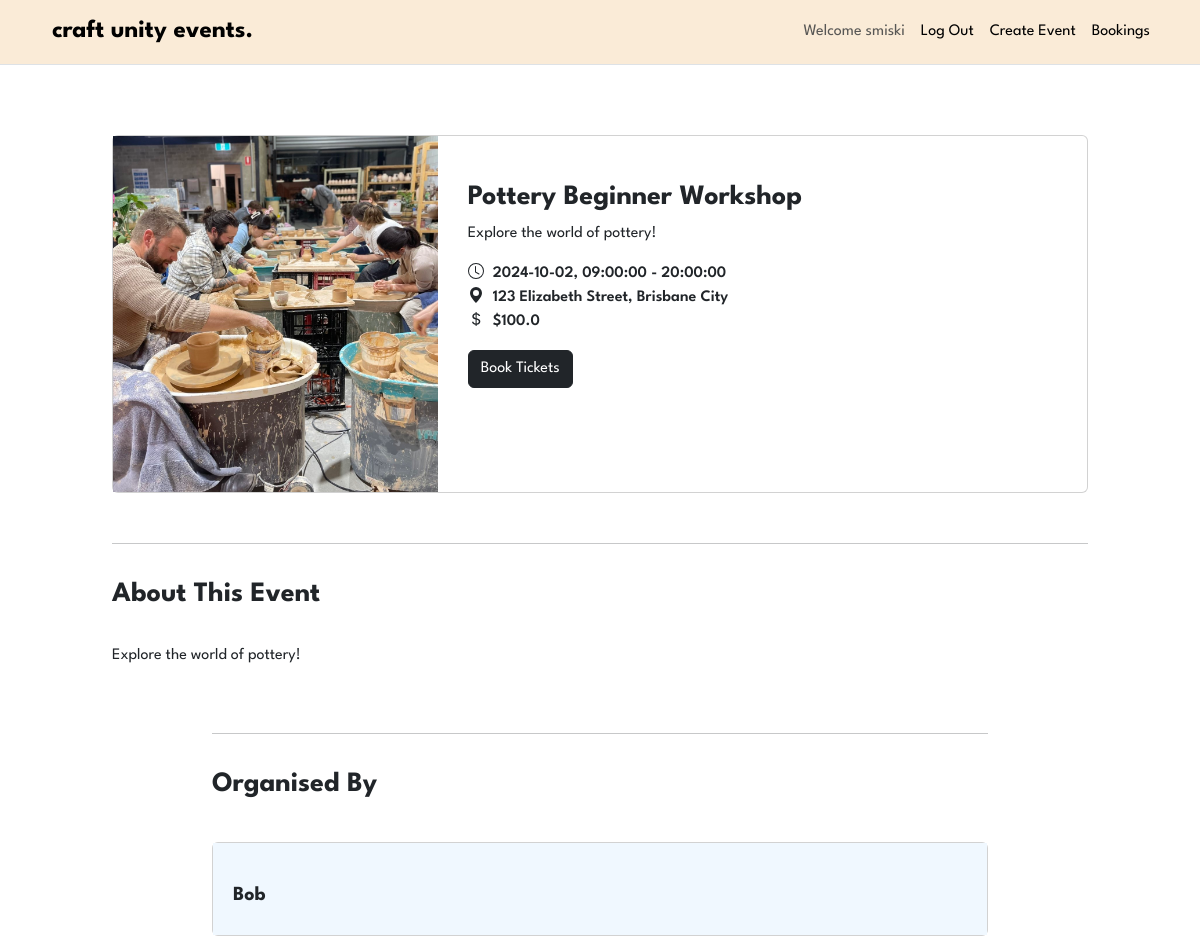
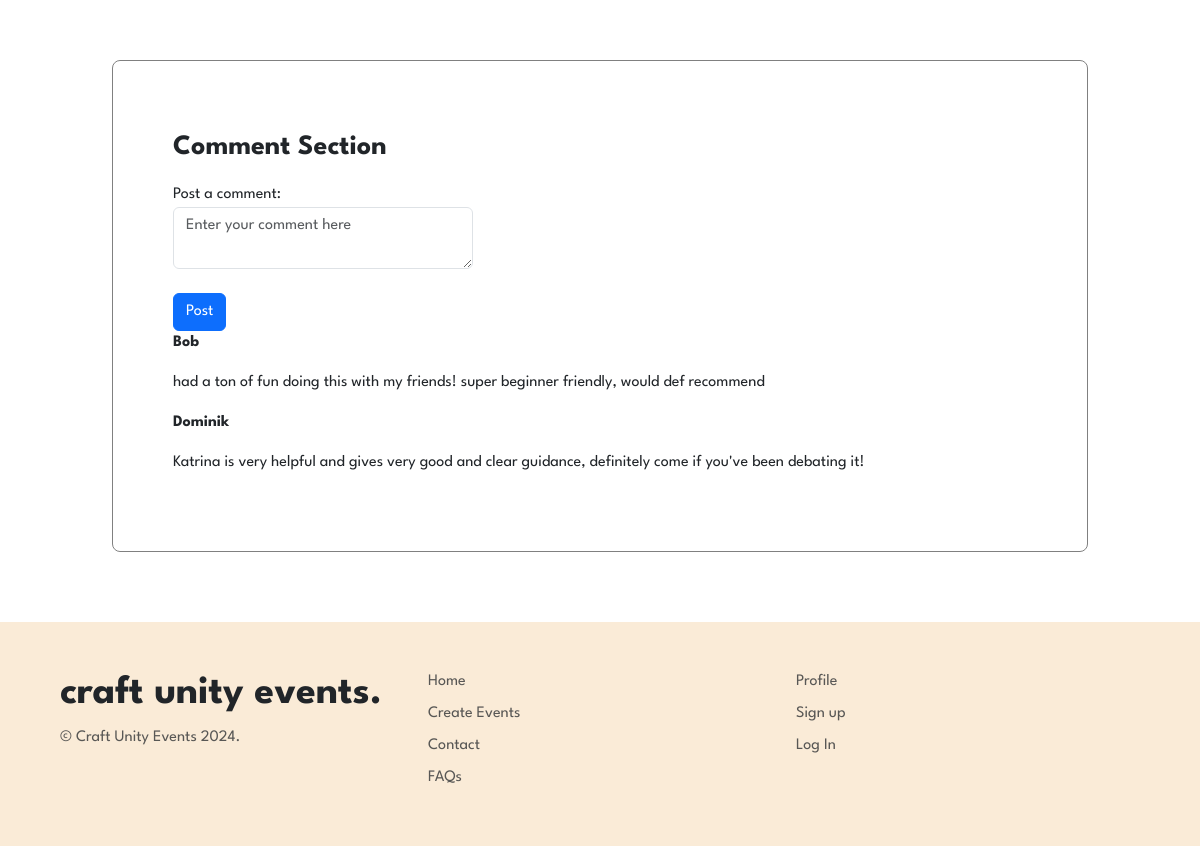
/events/1 (signed in), run on the app's committed database (2 pictures, top to bottom).
### craftunityevents/models.py (models this page shows, shortened)
class User(db.Model, UserMixin):
    __tablename__ = 'users'
    id = db.Column(db.Integer, primary_key=True)
    full_name = db.Column(db.String(100), index=True, unique=True, nullable=False)
    contact_number = db.Column(db.Integer, index=True, nullable=False)
    email_id = db.Column(db.String(100), index=True, nullable=False)
    address = db.Column(db.String(100), index=True, nullable=False)
    password_hash = db.Column(db.String(400), nullable=False)
    comments = db.relationship('Comment', backref='user', lazy=True)
    events = db.relationship('Event', backref='user', lazy=True)

class Event(db.Model):
    __tablename__ = 'events'
    id = db.Column(db.Integer, primary_key=True)
    event_name = db.Column(db.String(100), nullable=False)
    event_category = db.Column(db.String(20), nullable=False)
    event_thumbnail = db.Column(db.String(400))
    event_summary = db.Column(db.String(200))
    event_location = db.Column(db.String(200), nullable=False)
    event_type  = db.Column(db.String(200), nullable=False)
    start_date = db.Column(db.Date, nullable=False)
    end_date = db.Column(db.Date, nullable=False)
    event_description = db.Column(db.String(400))
    start_time = db.Column(db.Time, nullable=False)
    end_time = db.Column(db.Time, nullable=False)
    ticket_price = db.Column(db.Float, nullable=False)
    ticket_quantity = db.Column(db.Integer, nullable=False)
    user_id = db.Column(db.Integer, db.ForeignKey('users.id'))
    comments = db.relationship('Comment', backref='event', lazy=True)
    event_bookings = db.relationship('Booking', backref='event', lazy=True)

class Comment(db.Model):
    __tablename__ = 'comments'
    id = db.Column(db.Integer, primary_key=True)
    text = db.Column(db.String(400), nullable=False)
    posted_at = db.Column(db.DateTime, default=datetime.now, nullable=False)
    event_id = db.Column(db.Integer, db.ForeignKey('events.id'), nullable=False)
    user_id = db.Column(db.Integer, db.ForeignKey('users.id'), nullable=False)

### craftunityevents/events.py (the view)
@destbp.route('/<id>')
def details(id):
    event = db.session.scalar(db.select(Event).where(Event.id == id))
    comment_form = CommentForm()
    return render_template('events/event_details.html', event=event, form=comment_form)

### craftunityevents/forms.py
class CommentForm(FlaskForm):
    text = TextAreaField('Comment', [InputRequired("Type your comment...")])
    submit = SubmitField('Post Comment')

### craftunityevents/templates/events/event_details.html (shortened to what this page needs)
{% extends 'base.html' %}
{% import "bootstrap5/form.html" as wtf %}
{% block content %}
<main>
    <section class="details">
        <article class="card mb-3 mx-auto" style="max-width: 1000px;">
            <div class="image row g-0">
                <div class="col-md-4">
                    <img src="{{ url_for('static', filename='image/' ~ event.event_thumbnail) }}" class="eventimg" alt="Image of event">
                </div>
                <div class="col-md-8">
                    <div class="rightcol card-body">
                        <h3>{{ event.event_name }}</h3>
                        <p>{{ event.event_description }}</p>
                        <div class="basic-info">
                            <div>
                                <svg xmlns="http://www.w3.org/2000/svg" width="16" height="16" fill="currentColor" class="bi bi-clock" viewBox="0 0 16 16">
                                    <path d="M8 3.5a.5.5 0 0 0-1 0V9a.5.5 0 0 0 .252.434l3.5 2a.5.5 0 0 0 .496-.868L8 8.71z"/>
                                    <path d="M8 16A8 8 0 1 0 8 0a8 8 0 0 0 0 16m7-8A7 7 0 1 1 1 8a7 7 0 0 1 14 0"/>
                                </svg>
                                {{ event.start_date }}, {{ event.start_time }} - {{ event.end_time }}
                            </div>
                            <div>
                                <svg xmlns="http://www.w3.org/2000/svg" width="16" height="16" fill="currentColor" class="bi bi-geo-alt-fill" viewBox="0 0 16 16">
                                    <path d="M8 16s6-5.686 6-10A6 6 0 0 0 2 6c0 4.314 6 10 6 10m0-7a3 3 0 1 1 0-6 3 3 0 0 1 0 6"/>
                                </svg>
                                {{ event.event_location }}
                            </div>
                            <div class="mb-3">
                                ${{ event.ticket_price }}
                            </div>
                            <div class="bookingmodal d-flex align-items-center">
                                {% if current_user.is_authenticated %}
                                    <button type="button" class="btn btn-dark" data-bs-toggle="modal" data-bs-target="#exampleModal">
                                        Book Tickets
                                    </button>
                                {% else %}
                                    <a href="{{ url_for('auth.login') }}" class="btn btn-dark">
                                        Log In to Book Tickets
                                    </a>
                                {% endif %}
                            </div>
                        </div>
                    </div>
                </div>
            </div>
        </article>
        <section class="eventinfo container-fluid">
            <hr class="my-4">
            <h3>About This Event</h3>
            <p>{{ event.event_description }}</p>
        </section>
        <section class="organiser container-fluid borders">
            <hr class="my-4">
            <h3>Organised By</h3>
            <div class="usercommentcard card">
                <div class="organiserbox card-body">
                    <div class="row">
                        <div class="organiserinfo col-sm-9">
                            <h5>{{ event.user.full_name }}</h5>
                        </div>
                    </div>
                </div>
            </div>
        </section>
        <section class="comments container-fluid">
            <div class="row">
                <div class="col">
                    <h3>Comment Section</h3>
                </div>
            </div>
            <form method="POST" action="{{ url_for('event.comment', id=event.id) }}">
                <div class="form-group">
                    <label for="comment">Post a comment:</label>
                    {{ form.text(class="form-control", id="comment", placeholder="Enter your comment here") }}
                </div>
                <br>
                <button type="submit" class="btn btn-primary">Post</button>
                {% for comment in event.comments %}
                    <b><p>{{ comment.user.full_name }}</p></b>
                    <p>{{ comment.text }}</p>
                {% endfor %}
            </form>
        </section>
</main>
{% endblock %}

### craftunityevents/templates/base.html (shortened to what this page needs)
<!DOCTYPE html>
<html lang="en">
<head>
    <link href="https://cdn.jsdelivr.net/npm/bootstrap@5.3.2/dist/css/bootstrap.min.css" rel="stylesheet">
    <link rel="stylesheet" href="{{ url_for('static', filename='style/style.css') }}">
</head>
<body>
    <header class="bg-light border-bottom">
        <nav class="navbar navbar-expand-lg navbar-light bg-light">
            <div class="container">
                <a href="{{ url_for('main.index') }}" class="navbar-brand">craft unity events.</a>
                <div class="collapse navbar-collapse justify-content-end" id="navbarSupportedContent">
                    <div class="navbar-nav ml-auto">
                        {% if current_user.is_authenticated %}
                            <a class="nav-item nav-link disabled text-muted" href="#">Welcome {{ current_user.full_name }}</a>
                            <a class="nav-item nav-link" href="{{ url_for('auth.logout') }}">Log Out</a>
                        {% else %}
                            <a class="nav-item nav-link" href="{{ url_for('auth.register') }}">Register</a>
                            <a class="nav-item nav-link" href="{{ url_for('auth.login') }}">Log In</a>
                        {% endif %}
                        <a class="nav-item nav-link" href="{{ url_for('event.create') }}">Create Event</a>
                        <a class="nav-item nav-link" href="{{ url_for('event.userbookinghistory') }}">Bookings</a>
                    </div>
                </div>
            </div>
        </nav>
    </header>
    <main class="container">
        {% block content %}
        {% endblock %}
    </main>
    <div class="footer container-fluid">
        <footer class="row row-cols-1 row-cols-sm-3 row-cols-md-3 p-5">
            <div class="col">
                <h2 class="fs-1">craft unity events.</h2>
                <p class="text-muted">© Craft Unity Events 2024.</p>
            </div>
            <div class="col">
                <ul class="nav flex-column">
                    <li class="nav-item mb-2"><a href="{{ url_for('main.index') }}" class="nav-link p-0 text-muted">Home</a></li>
                    <li class="nav-item mb-2"><a href="{{ url_for('event.create') }}" class="nav-link p-0 text-muted">Create Events</a></li>
                    <li class="nav-item mb-2"><a href="#" class="nav-link p-0 text-muted">Contact</a></li>
                    <li class="nav-item mb-2"><a href="#" class="nav-link p-0 text-muted">FAQs</a></li>
                </ul>
            </div>
            <div class="col">
                <ul class="nav flex-column">
                    <li class="nav-item mb-2"><a href="{{ url_for('event.userbookinghistory') }}" class="nav-link p-0 text-muted">Profile</a></li>
                    <li class="nav-item mb-2"><a href="{{ url_for('auth.register') }}" class="nav-link p-0 text-muted">Sign up</a></li>
                    <li class="nav-item mb-2"><a href="{{ url_for('auth.login') }}" class="nav-link p-0 text-muted">Log In</a></li>
                </ul>
            </div>
        </footer>
    </div>
</body>
</html>

### craftunityevents/static/style/style.css (style rules this page uses)
* { margin: 0; padding: 0; box-sizing: border-box; font-family: "League Spartan", sans-serif; }
html { animation: fadein ease 1s; scroll-behavior: smooth; }
main { animation: fadeInAnimation ease 1s; animation-iteration-count: 1; animation-fill-mode: forwards; }
.titlelink, .footer a { text-decoration: none; color: inherit; transition: 0.3s; }
.navbar { background-color: antiquewhite !important; }
.navbar-brand { font-size: 25px; font-weight: 700; color: black; text-decoration: none; margin: 0px 10px; }
.navbar-nav a { color: black; text-decoration: none; transition: 0.3s; }
.footer { background-color: antiquewhite; }
.footer h2 { font-weight: 700; }
@media (min-width: 768px) { .cardrow h3, .card-body h3 { margin-top: 15px; font-weight: 700; } }
@media (min-width: 768px) { .basic-info { font-weight: 600; } }
@media (min-width: 768px) { .details { padding: 70px !important; } }
@media (min-width: 768px) { .imagehover, .eventimg { object-fit: cover; max-width: 100%; max-height: 100%; width: 100%; height: 200px; max-width: 400px; transition: 0.3s; } }
.form-control { width: 300px !important; max-width: 100% !important; }
.bi { width: 1em; height: 1em; margin-bottom: 5px; margin-right: 5px; }
.event-time, .eventinfo p, .eventrow { padding: 15px 0px; }
.col-md-4 img { object-fit: cover; height: 100%; }
.rightcol { padding: 30px !important; }
.eventinfo { padding: 10px 0px !important; max-width: 1000px; }
.eventinfo h3, .organiser h3, .comments h3 { padding: 10px 0px; font-weight: 700; }
.bookingmodal { width: 100%; max-width: 1250px; }
.organiser { padding-bottom: 30px; max-width: 800px; }
.organiserbox { padding: 20px !important; background: aliceblue; }
.organiserinfo { margin-top: 20px !important; }
.organiser h5 { font-weight: 700; font-size: 20px; }
.comments { max-width: 1000px; padding: 5vw !important; border-style: solid; border-color: grey; border-radius: 8px; border-width: 1px; }
.usercommentcard { margin: 30px 0px !important; }

### data on the page
User: full_name "smiski"
Event: event_thumbnail (picture), event_name "Pottery Beginner Workshop", event_description "Explore the world of pottery!", start_date "2024-10-02", start_time "09:00:00", end_time "20:00:00", event_location "123 Elizabeth Street, Brisbane City", ticket_price "100.0"
User: user.full_name "Bob"
Comment: user.full_name "Bob", text "had a ton of fun doing this with my friends! super beginner friendly, would def recommend"
Comment: user.full_name "Dominik", text "Katrina is very helpful and gives very good and clear guidance, definitely come if you've been debating it!"
